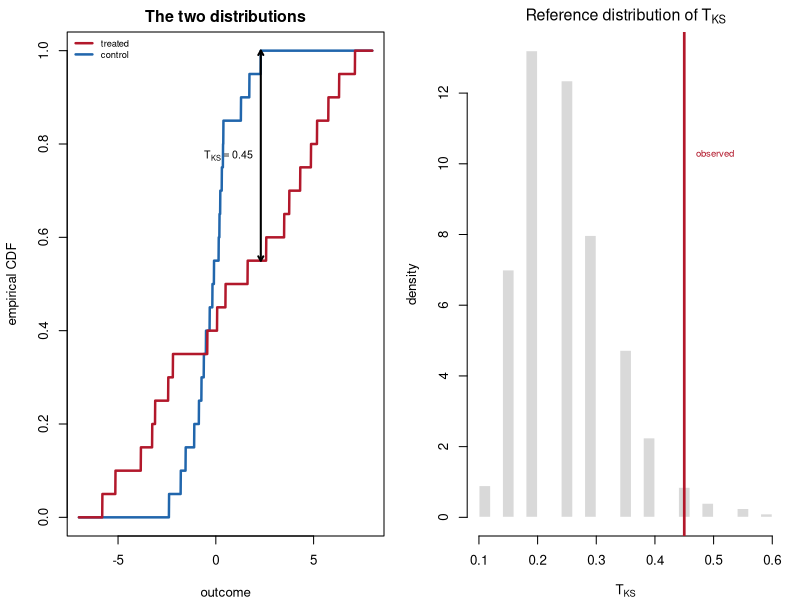

Generate this figure with R:
## ---- chunk 1
#| echo: true
set.seed(975)
n    <- 100000
y0   <- rnorm(n, 7, 2)     # lending growth, no injection
gain <- rnorm(n, 2, 1)     # true individual gain (so ATE = 2)
y1   <- y0 + gain

D1 <- as.integer(y0 < quantile(y0, 0.30))  # triage: weakest 30%
D2 <- rbinom(n, 1, 0.30)                   # coin flip: random 30%

sdo <- function(D) mean(y1[D == 1]) - mean(y0[D == 0])
round(c(ATE = mean(gain), triage = sdo(D1), coin = sdo(D2)), 2)
## ---- chunk 2
#| echo: true
y <- c(2, 6, 7, 2, 6, 6, 7, 7, 7, 8)     # observed lending growth
treated <- c(2, 3, 5, 8, 9)              # banks drawn by lot
sdo_obs <- mean(y[treated]) - mean(y[-treated])

perms <- combn(10, 5)                     # all 252 possible assignments
sdo_all <- apply(perms, 2, function(tr) mean(y[tr]) - mean(y[-tr]))
p_exact <- mean(abs(sdo_all) >= abs(sdo_obs))
round(c(SDO = sdo_obs, exact_p = p_exact), 3)
## ---- chunk 3
#| echo: false
#| fig-width: 9
#| fig-height: 2.9
ctl <- c(0.22,-0.87,-2.39,-1.79,0.37,-1.54,1.28,-0.31,-0.74,1.72,
         0.38,-0.17,-0.62,-1.10,0.30,0.15,2.30,0.19,-0.50,-0.09)
trt <- c(-5.13,-2.19,-2.43,-3.83,0.50,-3.25,4.32,1.63,5.18,-0.43,
         7.11,4.87,-3.10,-5.81,3.76,6.31,2.58,0.07,5.76,3.50)
RED <- "#B2182B"; BLU <- "#2166AC"
par(mfrow = c(1, 2), mar = c(4, 4.2, 2.0, 1), cex = 0.8)

# left: the two eCDFs
grid <- seq(-7, 8, 0.01)
Ft <- sapply(grid, function(v) mean(trt <= v))
Fc <- sapply(grid, function(v) mean(ctl <= v))
plot(grid, Fc, type = "l", lwd = 2.4, col = BLU, ylim = c(0, 1),
     xlab = "outcome", ylab = "empirical CDF", main = "The two distributions")
lines(grid, Ft, lwd = 2.4, col = RED)
i <- which.max(abs(Ft - Fc))
arrows(grid[i], Fc[i], grid[i], Ft[i], code = 3, length = 0.05, lwd = 2)
text(grid[i] - 0.4, (Fc[i] + Ft[i])/2, expression(T[KS] == 0.45), adj = 1, cex = 0.8)
legend("topleft", c("treated", "control"), col = c(RED, BLU), lwd = 2.4, bty = "n", cex = 0.7)

# right: the two reference distributions
set.seed(975)
y <- c(ctl, trt); d <- c(rep(0, 20), rep(1, 20))
ks_stat <- function(a, b) { g <- sort(unique(c(a, b)))
  max(abs(sapply(g, function(v) mean(a <= v)) - sapply(g, function(v) mean(b <= v)))) }
res <- replicate(2000, { p <- sample(d)
  c(ks_stat(y[p == 1], y[p == 0]), abs(mean(y[p == 1]) - mean(y[p == 0]))) })
hist(res[1, ], breaks = 20, col = "grey85", border = "white", freq = FALSE,
     xlab = expression(T[KS]), main = expression(paste("Reference distribution of ", T[KS])), ylab = "density")
abline(v = ks_stat(trt, ctl), col = RED, lwd = 2.6)
text(ks_stat(trt, ctl) + 0.02, par("usr")[4]*0.75, "observed", col = RED, adj = 0, cex = 0.72)
